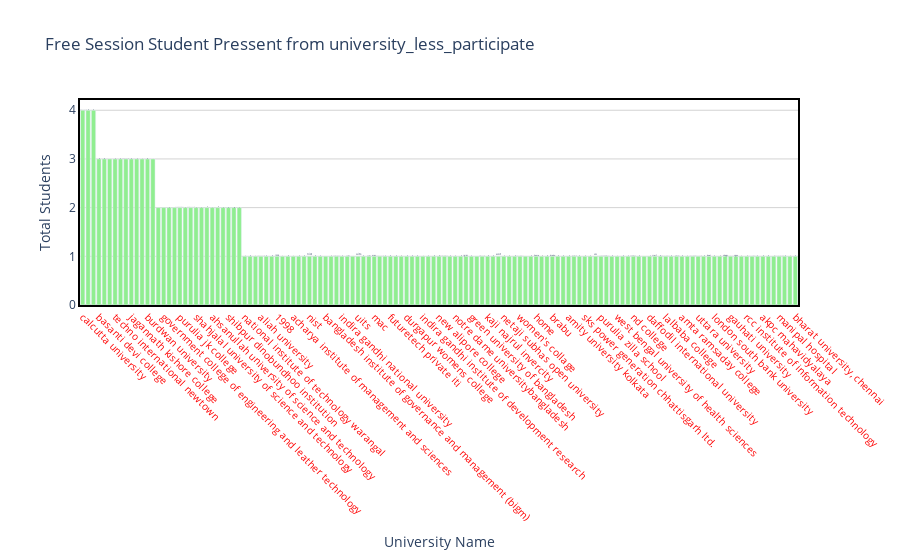

Write notebook code for a chart like this one.
### Markdown cell above
# Now if we take a look into the above barchart there is no repating any college or university name more than one. 
now it visualize the more about the data here only showing top participente University where participate was more than 10 students.

### Code cell
draw_trace_bar(university_less_participate,'University','counts','Free Session Student Pressent from university_less_participate', 'University Name','Total Students',"lightgreen")

### Figure 1 — Plotly figure (JSON) as saved in the notebook; plotly's stock layout.template omitted (floating-point values rounded to 4 significant figures; data arrays with more than 128 entries replaced by an {"elided": "..."} marker saying what was removed)
{"data": [{"marker": {"color": "lightgreen"}, "text": {"elided": "134 str values"}, "type": "bar", "x": {"elided": "134 str values"}, "y": {"elided": "134 int values"}}], "layout": {"hovermode": "closest", "paper_bgcolor": "rgba(0, 0, 0, 0)", "plot_bgcolor": "rgba(0, 0, 0, 0)", "title": {"text": "Free Session Student Pressent from university_less_participate"}, "xaxis": {"linecolor": "black", "linewidth": 2, "mirror": true, "showline": true, "showticklabels": true, "tickangle": 45, "tickfont": {"color": "red", "size": 10}, "title": {"text": "University Name"}, "zeroline": true, "zerolinecolor": "grey", "zerolinewidth": 1}, "yaxis": {"gridcolor": "lightgrey", "linecolor": "black", "linewidth": 2, "mirror": true, "showline": true, "title": {"text": "Total Students"}, "zeroline": true, "zerolinecolor": "grey", "zerolinewidth": 1}}}
